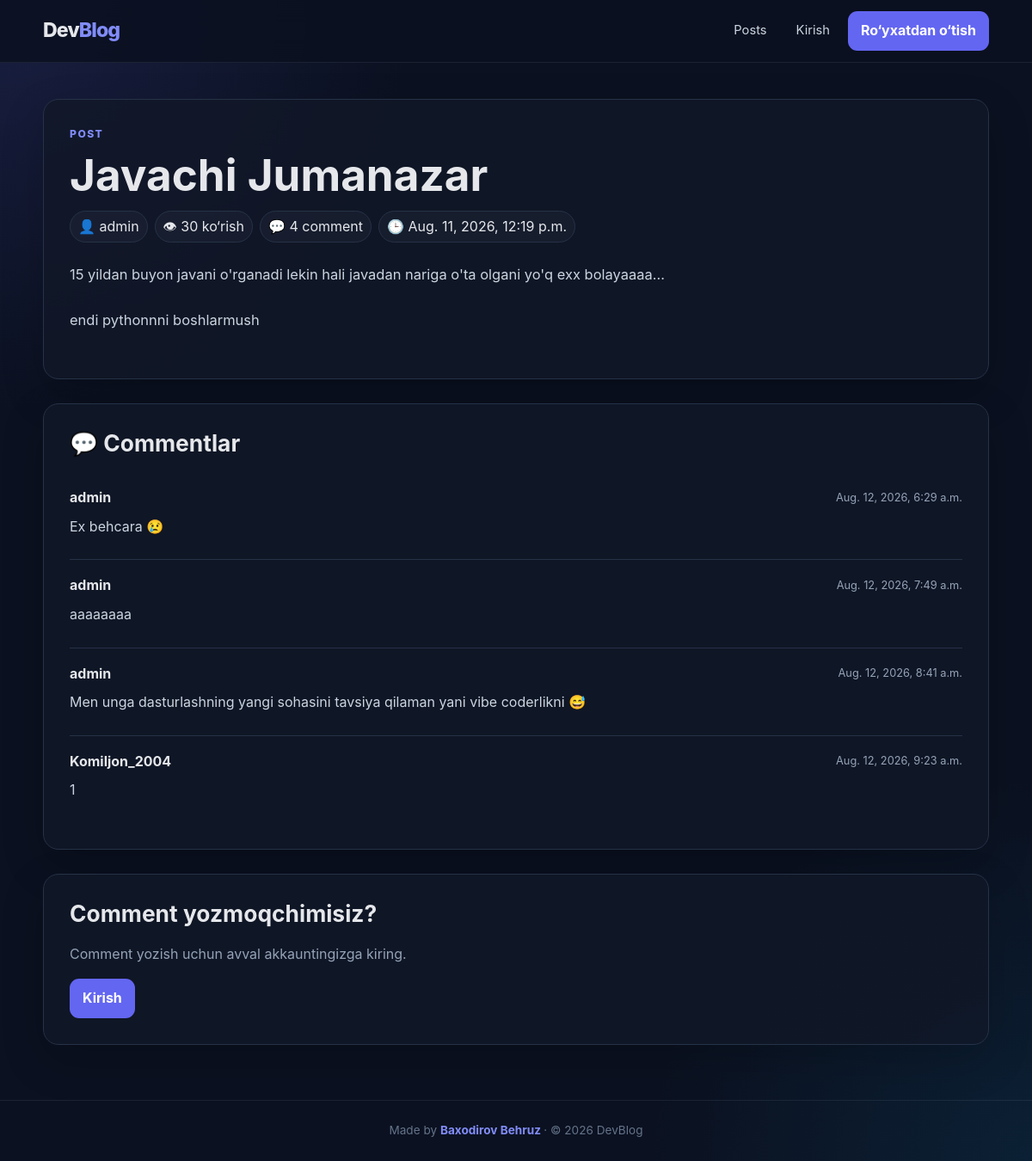
/posts/3/, run on the app's committed database.
### apps/posts/models.py (models this page shows, shortened)
class Post(models.Model):
    title = models.CharField(max_length=50)
    content = models.TextField()
    author = models.ForeignKey(to=settings.AUTH_USER_MODEL, on_delete=models.CASCADE)
    views_count = models.PositiveIntegerField(default=0)
    created_at = models.DateTimeField(auto_now_add=True)
    updated_at = models.DateTimeField(auto_now=True)

class Comment(models.Model):
    post = models.ForeignKey(to=Post, on_delete=models.CASCADE, related_name="comments")
    author = models.ForeignKey(to=settings.AUTH_USER_MODEL, on_delete=models.CASCADE)
    content = models.TextField()
    created_at = models.DateTimeField(auto_now_add=True)

### apps/accounts/models.py (models this page shows)
class CustomUser(AbstractUser):
    phone_number = models.CharField(max_length=12, null=True, blank=True)
    address = models.CharField(max_length=120, null=True, blank=True)
    avatar = models.ImageField(null=True, blank=True, upload_to="avatars/")
    bio = models.TextField(null=True, blank=True)
    website = models.URLField(null=True, blank=True)
    social_links = models.JSONField(null=True, blank=True)

### apps/posts/views.py (the view, shortened to what this page needs)
class PostDetailView(View):
    def get(self, request, pk):
        form = forms.CommentForm(data=None)
        post = get_object_or_404(Post, pk=pk)
        comments = Comment.objects.filter(post=post)
        post.views_count += 1
        post.save()
        return render(
            request=request,
            template_name="posts/post_detail.html",
            context={
                "post": post,
                "form":form,
                "comments":comments
                }
        )

### templates/posts/post_detail.html (shortened to what this page needs)
{% extends "base.html" %}
{% block content %}
<article class="card detail-card">
    <div class="eyebrow">Post</div>
    <h1>{{ post.title }}</h1>
    <div class="detail-meta">
        <span class="pill">👤 {{ post.author }}</span>
        <span class="pill">👁 {{ post.views_count }} ko‘rish</span>
        <span class="pill">💬 {{ comments|length }} comment</span>
        <span class="pill">🕒 {{ post.created_at }}</span>
    </div>
    <div class="detail-content">{{ post.content }}</div>
</article>
<section class="card detail-card section">
    <h2>💬 Commentlar</h2>
    {% for comment in comments %}
        <div class="comment">
            <div class="comment-head">
                <span class="comment-author">{{ comment.author }}</span>
                <span class="comment-date">{{ comment.created_at }}</span>
            </div>
            <div class="comment-body">{{ comment.content }}</div>
        </div>
    {% empty %}
        <p class="muted">Hali commentlar yo‘q.</p>
    {% endfor %}
</section>
<section class="card detail-card section">
    {% if request.user.is_authenticated %}
        <h2>Comment yozish</h2>
        <form method="post">
            {% csrf_token %}
            {{ form.as_p }}
            <div class="form-actions">
                <button type="submit">💬 Comment yuborish</button>
            </div>
        </form>
    {% else %}
        <h2>Comment yozmoqchimisiz?</h2>
        <p class="muted">Comment yozish uchun avval akkauntingizga kiring.</p>
        <a class="btn" href="{% url 'login' %}">Kirish</a>
    {% endif %}
</section>
{% endblock %}

### templates/base.html (style rules this page uses)
:root { --bg: #0b1120; --surface: #111827; --surface-2: #172033; --border: #263247; --text: #e5e7eb; --muted: #94a3b8; --primary: #6366f1; --primary-hover: #818cf8; --danger: #ef4444; --success: #22c55e; }
* { box-sizing: border-box; }
html { scroll-behavior: smooth; }
body { margin: 0; min-height: 100vh; color: var(--text); background: radial-gradient(circle at top left, rgba(99,102,241,.16), transparent 30rem), radial-gradient(circle at bottom right, rgba(14,165,233,.10), transparent 28rem), var(--bg); font-family: Inter, ui-sans-serif, system-ui, -apple-system, BlinkMacSystemFont, "Segoe UI", sans-serif; line-height: 1.6; }
a { color: inherit; text-decoration: none; }
.eyebrow { color: #818cf8; text-transform: uppercase; letter-spacing: .12em; font-size: .76rem; font-weight: 800; }
h1, h2, h3, h4 { line-height: 1.2; }
h1 { font-size: clamp(2rem, 5vw, 3.2rem); margin: 8px 0 10px; }
h2 { font-size: 1.65rem; margin: 0 0 18px; }
.muted { color: var(--muted); }
.card { background: rgba(17,24,39,.78); border: 1px solid var(--border); border-radius: 18px; box-shadow: 0 18px 50px rgba(0,0,0,.18); }
.pill { padding: 5px 9px; border: 1px solid var(--border); border-radius: 999px; background: rgba(148,163,184,.05); }
button, .btn { display: inline-flex; align-items: center; justify-content: center; gap: 7px; border: 0; border-radius: 11px; padding: 10px 15px; color: white; background: var(--primary); font: inherit; font-weight: 700; cursor: pointer; transition: .18s ease; }
.detail-card { padding: 30px; }
.detail-content { color: #cbd5e1; white-space: pre-wrap; word-break: break-word; font-size: 1.03rem; margin: 24px 0; }
.detail-meta { display: flex; flex-wrap: wrap; gap: 8px; }
.section { margin-top: 28px; }
.comment { padding: 17px 0; border-bottom: 1px solid var(--border); }
.comment:last-child { border-bottom: 0; }
.comment-head { display: flex; align-items: center; justify-content: space-between; gap: 10px; }
.comment-author { font-weight: 750; }
.comment-date { color: var(--muted); font-size: .8rem; }
.comment-body { color: #cbd5e1; white-space: pre-wrap; margin: 8px 0; }

### data on the page
Post: title "Javachi Jumanazar", author "admin", views_count "30", created_at "Aug. 11, 2026, 12:19 p.m.", content "15 yildan buyon javani o'rganadi lekin hali javadan nariga o'ta olgani yo'q exx bolayaaaa... endi pythonnni boshlarmush"
Comment: author "admin", created_at "Aug. 12, 2026, 6:29 a.m.", content "Ex behcara 😢"
Comment: author "admin", created_at "Aug. 12, 2026, 7:49 a.m.", content "aaaaaaaa"
Comment: author "admin", created_at "Aug. 12, 2026, 8:41 a.m.", content "Men unga dasturlashning yangi sohasini tavsiya qilaman yani vibe coderlikni 😅"
Comment: author "Komiljon_2004", created_at "Aug. 12, 2026, 9:23 a.m.", content "1"

### other printed values
{{ comments|length }} "4"
